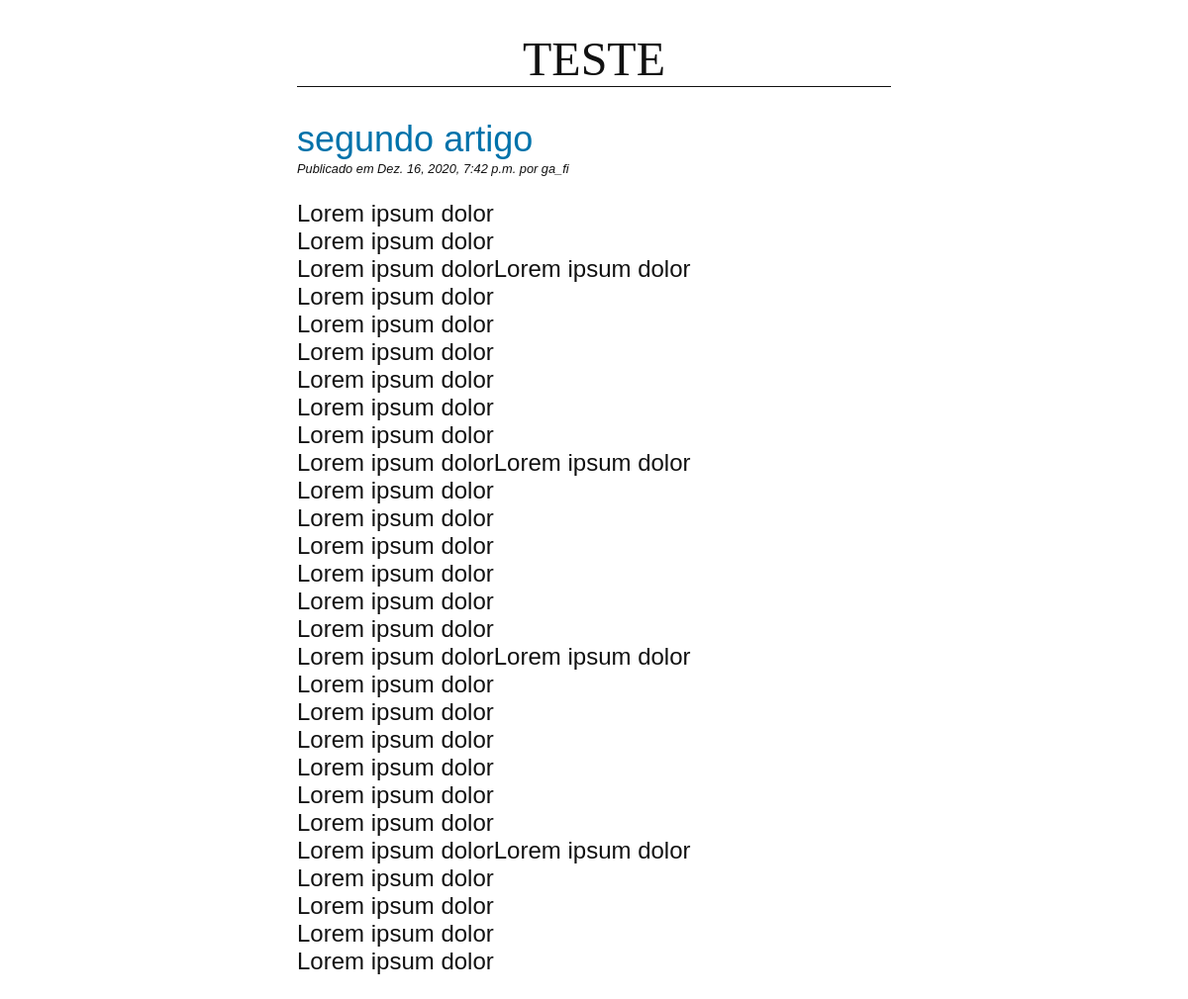
/app_blog/hello-world/, run on the app's committed database.
### app_blog/models.py (models this page shows, shortened)
class Post(models.Model):
    title = models.CharField(max_length=255)
    slug = models.SlugField(max_length = 255, unique=True)#www.site.com/link-postagem
    author = models.ForeignKey(User, on_delete=models.CASCADE)
    body = models.TextField()
    created = models.DateTimeField(auto_now_add=True)
    updated = models.DateTimeField(auto_now=True)
    class Meta:
        ordering = ("-created",)

### app_blog/views.py (the view)
# urls.py: path("<slug:slug>/", views.PostDetailView.as_view(), name="detail")
class PostDetailView(DetailView):
    model = Post

### app_blog/templates/app_blog/post_detail.html (shortened to what this page needs)
{% extends "app_blog/base.html" %}
{% block content %}
    <h2>{{ post.title }}</h2>
    <p class="date">
        Publicado em {{ post.created }} por {{ post.author }}
    </p>
    {{ post.body|linebreaks }}
{% endblock %}

### app_blog/static/css/blog.css (style rules this page uses)
body { margin: 0 25%; font-family: sans-serif; font-size: 1.5rem; color: #111111; }
h2 { color: #0072aa; font-weight: normal; margin-bottom: 1px; }
p.date { font-size: 0.8rem; font-style: italic; margin-top: 1px; }

### data on the page
Post: title "segundo artigo", created "Dez. 16, 2020, 7:42 p.m.", author "ga_fi", body "Lorem ipsum dolor Lorem ipsum dolor Lorem ipsum dolorLorem ipsum dolor Lorem ipsum dolor Lorem ipsum dolor Lorem ipsum dolor Lorem ipsum dolor Lorem ipsum dolor Lorem ipsum dolor Lorem ipsum dolorLorem ipsum dolor Lorem ipsum dolor Lorem ipsum dolor Lorem ipsum dolor Lorem ipsum dolor Lorem ipsum dolor Lorem ipsum dolor Lorem ipsum dolorLorem ipsum dolor Lorem ipsum dolor Lorem ipsum dolor Lorem ipsum dolor Lorem ipsum dolor Lorem ipsum dolor Lorem ipsum dolor Lorem ipsum dolorLorem ipsum dolor Lorem ipsum dolor Lorem ipsum dolor Lorem ipsum dolor Lorem ipsum dolor"
